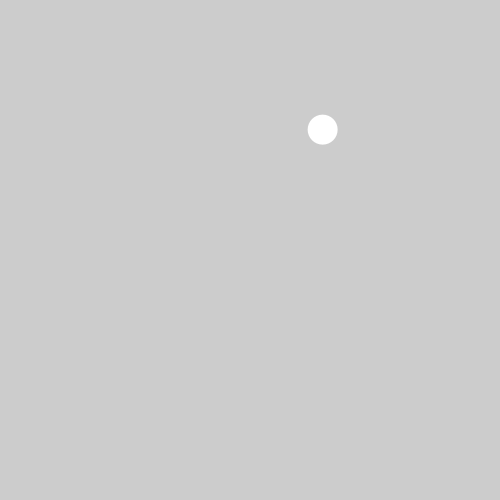
Frame 1 (no input)
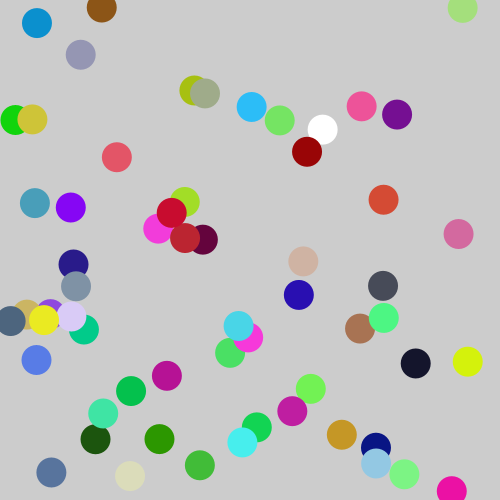
Frame 60 (the mouse pressed at the canvas centre just before this capture)
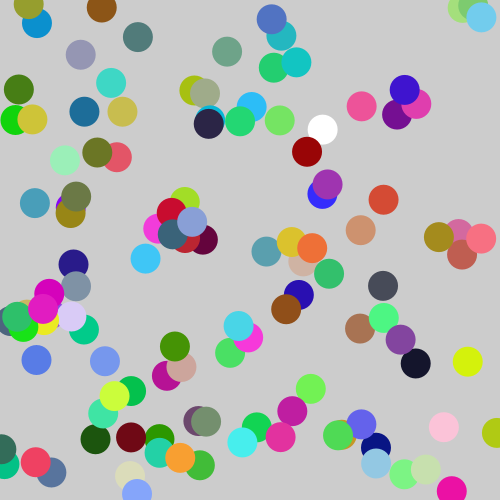
Frame 120 (the mouse held since frame 60 and released just before this capture)

The Processing sketch that drew these frames (run headless with seeded random() and noise(); from frame 60 on, the mouse is pressed at the canvas centre):

// Processing sketch: processing_50612
// ── processing_50612.pde


  
  int linea=0;
void setup (){
  size (500,500);
  noStroke();
  smooth();
}
void draw(){

  ellipse(random(499),random(499),30,30);
  linea=linea+1;
  fill (random(255),random(255),random(255));
  if(linea==500){
    linea=0;
    background(random(0,255),random(0,255),random(0,255));
  }
  
}
